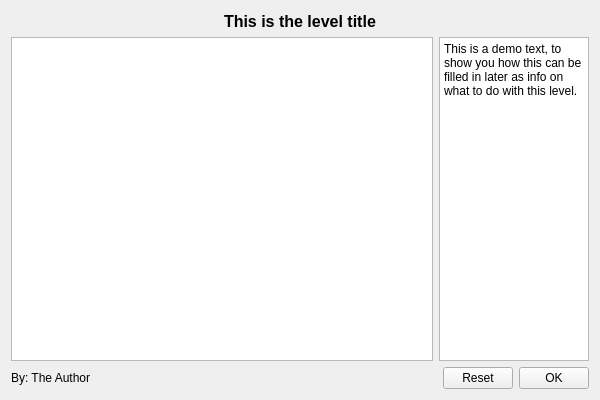
<?xml version="1.0" encoding="UTF-8"?>
<ui version="4.0">
 <class>GameResources</class>
 <widget class="QWidget" name="GameResources">
  <property name="geometry">
   <rect>
    <x>0</x>
    <y>0</y>
    <width>600</width>
    <height>400</height>
   </rect>
  </property>
  <property name="windowTitle">
   <string>Form</string>
  </property>
  <layout class="QVBoxLayout" name="verticalLayout">
   <item>
    <layout class="QHBoxLayout" name="horizontalLayout_2">
     <item>
      <spacer name="horizontalSpacer">
       <property name="orientation">
        <enum>Qt::Horizontal</enum>
       </property>
       <property name="sizeHint" stdset="0">
        <size>
         <width>40</width>
         <height>20</height>
        </size>
       </property>
      </spacer>
     </item>
     <item>
      <widget class="QLabel" name="theLevelTitle">
       <property name="font">
        <font>
         <pointsize>12</pointsize>
         <weight>75</weight>
         <bold>true</bold>
        </font>
       </property>
       <property name="text">
        <string>This is the level title</string>
       </property>
      </widget>
     </item>
     <item>
      <spacer name="horizontalSpacer_2">
       <property name="orientation">
        <enum>Qt::Horizontal</enum>
       </property>
       <property name="sizeHint" stdset="0">
        <size>
         <width>40</width>
         <height>20</height>
        </size>
       </property>
      </spacer>
     </item>
    </layout>
   </item>
   <item>
    <layout class="QHBoxLayout" name="horizontalLayout_3">
     <item>
      <widget class="QGraphicsView" name="theToolView">
       <property name="sizePolicy">
        <sizepolicy hsizetype="Expanding" vsizetype="Expanding">
         <horstretch>0</horstretch>
         <verstretch>0</verstretch>
        </sizepolicy>
       </property>
       <property name="toolTip">
        <string>The Toolbox contains all objects you are allowed to put into the scene. Don't overdo it - many levels don't need all objects!</string>
       </property>
       <property name="verticalScrollBarPolicy">
        <enum>Qt::ScrollBarAsNeeded</enum>
       </property>
       <property name="horizontalScrollBarPolicy">
        <enum>Qt::ScrollBarAlwaysOff</enum>
       </property>
      </widget>
     </item>
     <item>
      <widget class="QTextEdit" name="theInfoBox">
       <property name="sizePolicy">
        <sizepolicy hsizetype="Maximum" vsizetype="Expanding">
         <horstretch>0</horstretch>
         <verstretch>0</verstretch>
        </sizepolicy>
       </property>
       <property name="minimumSize">
        <size>
         <width>150</width>
         <height>0</height>
        </size>
       </property>
       <property name="maximumSize">
        <size>
         <width>150</width>
         <height>16777215</height>
        </size>
       </property>
       <property name="toolTip">
        <string>This box describes your task.</string>
       </property>
       <property name="horizontalScrollBarPolicy">
        <enum>Qt::ScrollBarAlwaysOff</enum>
       </property>
       <property name="html">
        <string>&lt;!DOCTYPE HTML PUBLIC &quot;-//W3C//DTD HTML 4.0//EN&quot; &quot;http://www.w3.org/TR/REC-html40/strict.dtd&quot;&gt;
&lt;html&gt;&lt;head&gt;&lt;meta name=&quot;qrichtext&quot; content=&quot;1&quot; /&gt;&lt;style type=&quot;text/css&quot;&gt;
p, li { white-space: pre-wrap; }
&lt;/style&gt;&lt;/head&gt;&lt;body style=&quot; font-family:'Sans Serif'; font-size:9pt; font-weight:400; font-style:normal;&quot;&gt;
&lt;p style=&quot; margin-top:0px; margin-bottom:0px; margin-left:0px; margin-right:0px; -qt-block-indent:0; text-indent:0px;&quot;&gt;This is a demo text, to show you how this can be filled in later as info on what to do with this level.&lt;/p&gt;&lt;/body&gt;&lt;/html&gt;</string>
       </property>
      </widget>
     </item>
    </layout>
   </item>
   <item>
    <layout class="QHBoxLayout" name="horizontalLayout">
     <item>
      <widget class="QLabel" name="theLevelAuthor">
       <property name="text">
        <string>By: The Author</string>
       </property>
      </widget>
     </item>
     <item>
      <spacer name="horizontalSpacer_4">
       <property name="orientation">
        <enum>Qt::Horizontal</enum>
       </property>
       <property name="sizeHint" stdset="0">
        <size>
         <width>40</width>
         <height>20</height>
        </size>
       </property>
      </spacer>
     </item>
     <item>
      <widget class="QPushButton" name="theResetButton">
       <property name="sizePolicy">
        <sizepolicy hsizetype="Fixed" vsizetype="Fixed">
         <horstretch>0</horstretch>
         <verstretch>0</verstretch>
        </sizepolicy>
       </property>
       <property name="maximumSize">
        <size>
         <width>70</width>
         <height>16777215</height>
        </size>
       </property>
       <property name="text">
        <string>Reset</string>
       </property>
      </widget>
     </item>
     <item>
      <widget class="QPushButton" name="theOKButton">
       <property name="sizePolicy">
        <sizepolicy hsizetype="Fixed" vsizetype="Fixed">
         <horstretch>0</horstretch>
         <verstretch>0</verstretch>
        </sizepolicy>
       </property>
       <property name="maximumSize">
        <size>
         <width>70</width>
         <height>16777215</height>
        </size>
       </property>
       <property name="toolTip">
        <string>Clicking on this button will make the dialog go up.</string>
       </property>
       <property name="text">
        <string>OK</string>
       </property>
      </widget>
     </item>
    </layout>
   </item>
  </layout>
 </widget>
 <resources/>
 <connections/>
</ui>
